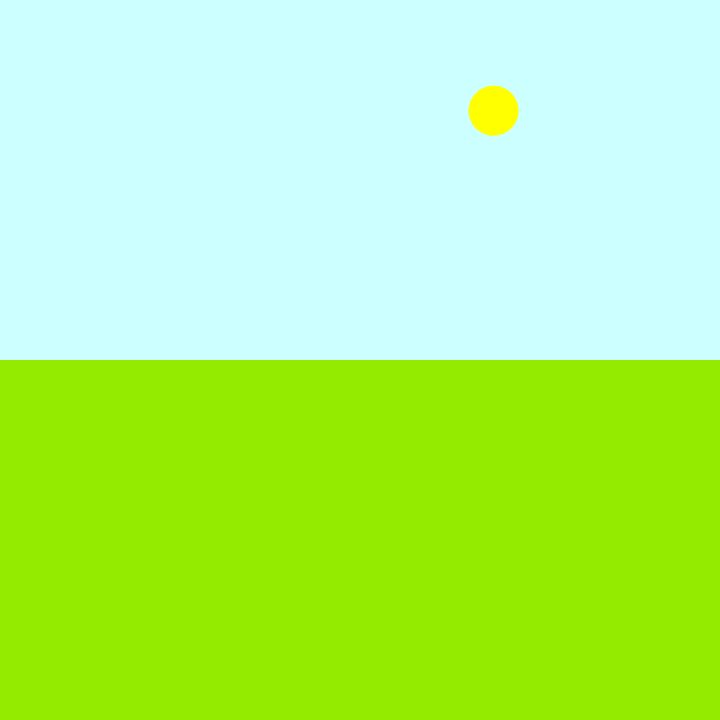
Frame 1 (no input)
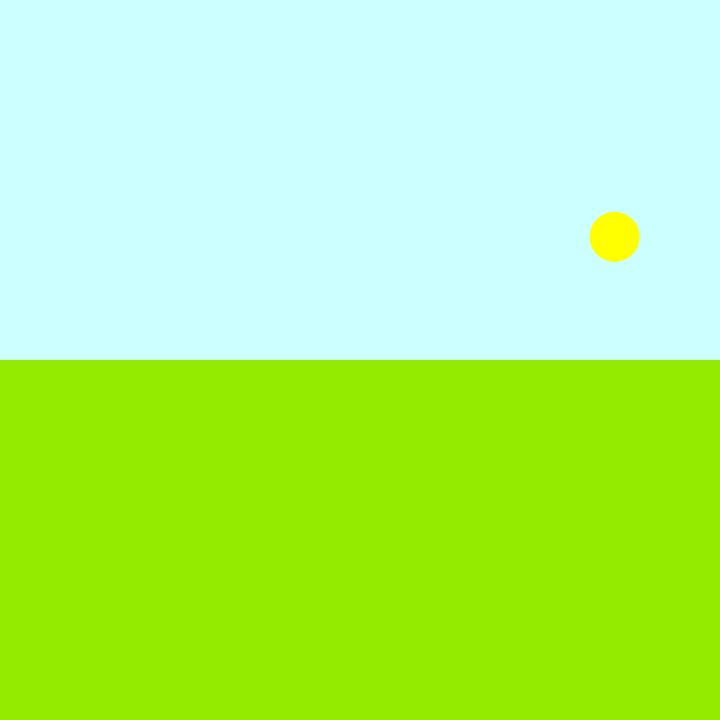
Frame 60 (the mouse pressed at the canvas centre just before this capture)
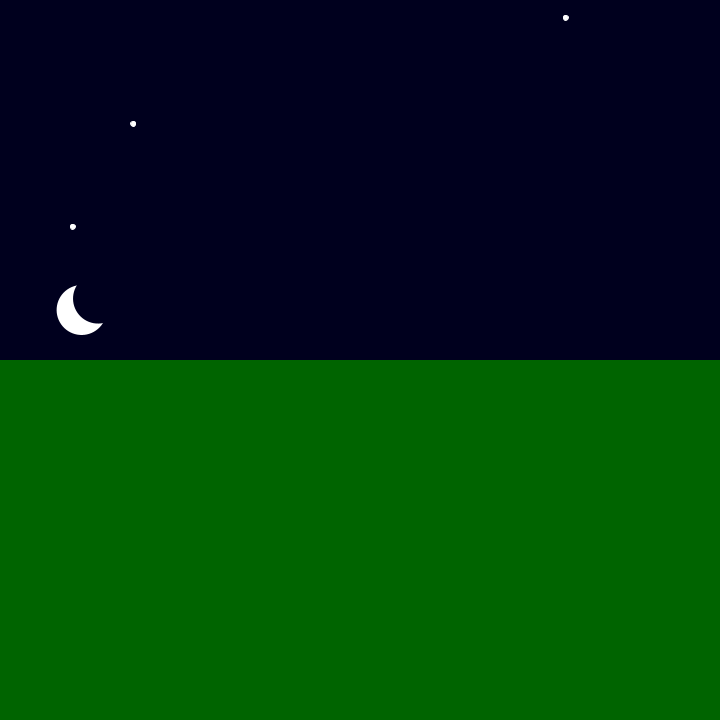
Frame 120 (the mouse held since frame 60 and released just before this capture)

The Processing sketch that drew these frames (run headless with seeded random() and noise(); from frame 60 on, the mouse is pressed at the canvas centre):

// Processing sketch: processing_20888
// ── processing_20888.pde




void setup(){
  
  frameRate(10);
  
  size(720,720);
  background(255);
  smooth();
  noStroke();
}

void shitdraw(){

  
  //background
  int s=second();
 if(s<15||s>44){
   //day
   background(204,255,255);
 }else{
   //night
   background(0,0,30);
 }
 

 
 
  //ground 
if(s<15||s>44){
  //day
  fill(148,235,0);
}else{
  //night
  fill(0,100,0);
}
  rect(0,height/2,width,height/2);
  
  

  
  //star
  
   if(s>14&&s<44){
    stroke(255);
   float starX=random(0,720);
   float starY=random(0,360);
   fill(255);
   ellipse(starX,starY,5,5);
   
   
   float star2X=random(0,720);
   float star2Y=random(0,360);
   fill(255);
   ellipse(star2X,star2Y,5,5);
   
   float star3X=random(0,720);
   float star3Y=random(0,360);
   fill(255);
   ellipse(star3X,star3Y,5,5);
   }
   
  noStroke();
 
  
  //transformations
  fill(255);
  translate(width/2,height/2);
  rotate(radians(s*6)+4);
  

  
  
  //moon colouring
   if(s>14&&s<45){
     //night
     fill(255);
   }else{
     //day
     fill(148,235,0);
   }
   ellipse( -200,-200,50,50);
   
   
   
   //moonshape
    if(s>14&&s<44){
   //nighbt
      fill(0,0,30);
    }else if(s>43&&s<45){
      fill(0,100,0);
    }else{
     
      //day
      fill(148,235,0);
    }
   ellipse(-180,-200,50,50);
   
   
   
   //sun colouring
   if(s<15||s>44){
     //day
     fill(255,255,0);
   }else{
     //night
     fill(0,100,0);
   }
  // fill(0);
   ellipse( 200,200,50,50);
   
   
   

  
}

void draw(){
 
  shitdraw();

 
}
